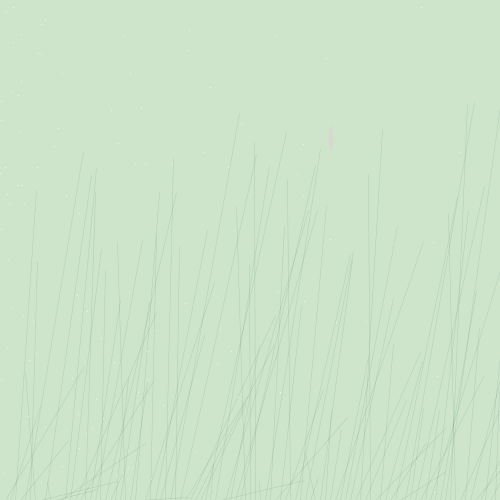
Frame 1 (no input)
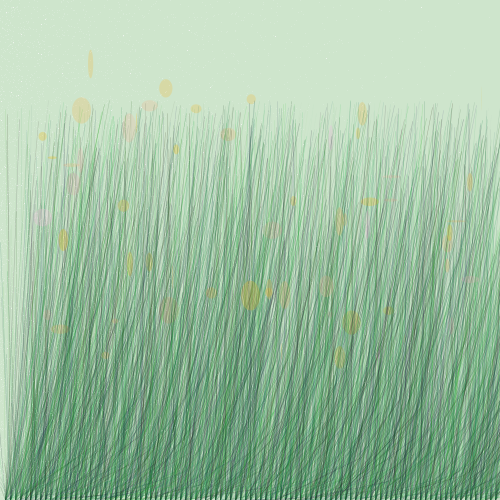
Frame 60 (the mouse pressed at the canvas centre just before this capture)
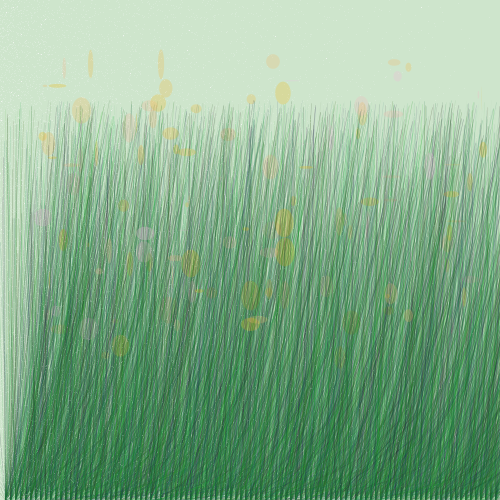
Frame 120 (the mouse held since frame 60 and released just before this capture)

The Processing sketch that drew these frames (run headless with seeded random() and noise(); from frame 60 on, the mouse is pressed at the canvas centre):

// Processing sketch: processing_118253
// ── processing_118253.pde

// Green, Green, Grass of Home
//Test 012 [Date:20131030] Wayne Lin
//e-mail:ration.Lin@gmail.com
//N76014045 林瑞勛

int t = second();


void setup() {
  size(500, 500);
  background(206, 229, 204);
  smooth();
  //noLoop();
  
  t = 0;
}

void draw() {

  drawSun();
  drawgrass(); 

}

void drawSun() {
  frameRate(6);
  
  float xPos = random(450);
  float yPos = random(300);
  noStroke();
  //fill(237, 95, random(67), 20);
  fill(240, 186, random(234), 70);
  pushMatrix();
  //translate((40+xPos)*(t/60), (60+yPos)*(t/60));
  //rotate(2*PI*t/60);
  ellipse(40+xPos, 60+yPos, random(20), random(30));
  popMatrix();
  
}


void drawgrass() { 
  frameRate(12);
  
  float xstep = 5;
  float border = 5;
  float x = 10;
  float y = 500;

  //grassPositions
  stroke(252);
  for (x=border; x<=width-border; x+=xstep) {
    point(random(x), random(y));
  }
  //drawGrasses
  stroke(random(50), random(198), random(100), random(80));
  strokeWeight(0.5);
  for (x=border; x<=width-border; x+=xstep) {
    float x1 = x+random(100)-10;
    float y1 = y-random(400);
    line(x, y, x1, y1);
  }
}
